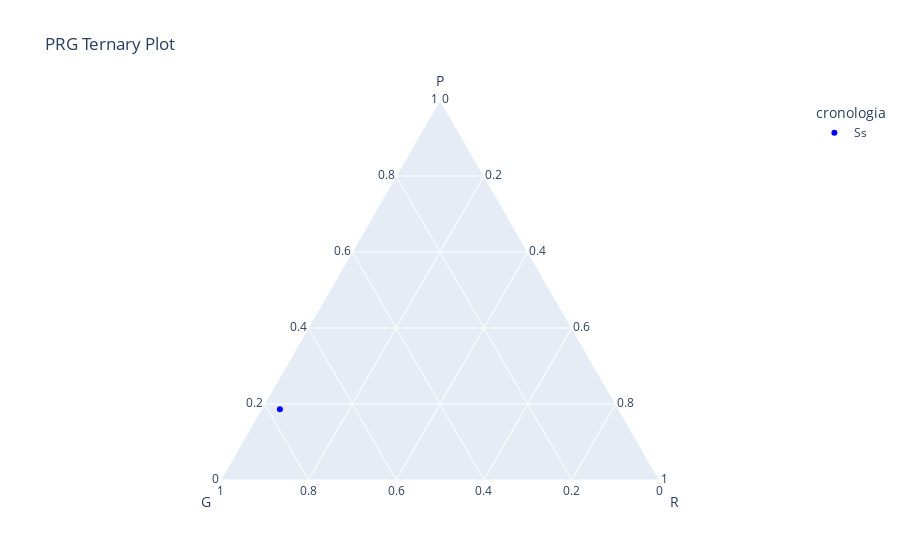

The code cell stored with this chart in its notebook:
### Code cell
#PRG TRANGULAR PLOT VOLLMER
import plotly.express as px

R_RPG = 3*results_df_Bingham["e3_val"]
G_RPG = 2*(results_df_Bingham["e2_val"]-results_df_Bingham["e3_val"])
P_RPG = results_df_Bingham["e1_val"]-results_df_Bingham["e2_val"]


fig = px.scatter_ternary(results_df_dati, a=P_RPG, b=G_RPG, c=R_RPG, color="cronologia",
                        labels={'a': 'P', 'b': 'G', 'c': 'R'},
                        title='PRG Ternary Plot',
                        color_discrete_sequence=['blue'])

results_df_PRG=pd.DataFrame({
    "R_RPG" : R_RPG,
    "G_RPG" : G_RPG,
    "P_RPG" : P_RPG,
})

fig.show()

### Figure 1 — Plotly figure (JSON) as saved in the notebook; plotly's stock layout.template omitted (floating-point values rounded to 4 significant figures)
{"data": [{"a": [0.1879], "b": [0.7786], "c": [0.04237], "hovertemplate": "cronologia=Ss<br>P=%{a}<br>G=%{b}<br>R=%{c}<extra></extra>", "legendgroup": "Ss", "marker": {"color": "blue", "symbol": "circle"}, "mode": "markers", "name": "Ss", "showlegend": true, "subplot": "ternary", "type": "scatterternary"}], "layout": {"legend": {"title": {"text": "cronologia"}, "tracegroupgap": 0}, "ternary": {"aaxis": {"title": {"text": "P"}}, "baxis": {"title": {"text": "G"}}, "caxis": {"title": {"text": "R"}}, "domain": {"x": [0, 1], "y": [0, 1]}}, "title": {"text": "PRG Ternary Plot"}}}
